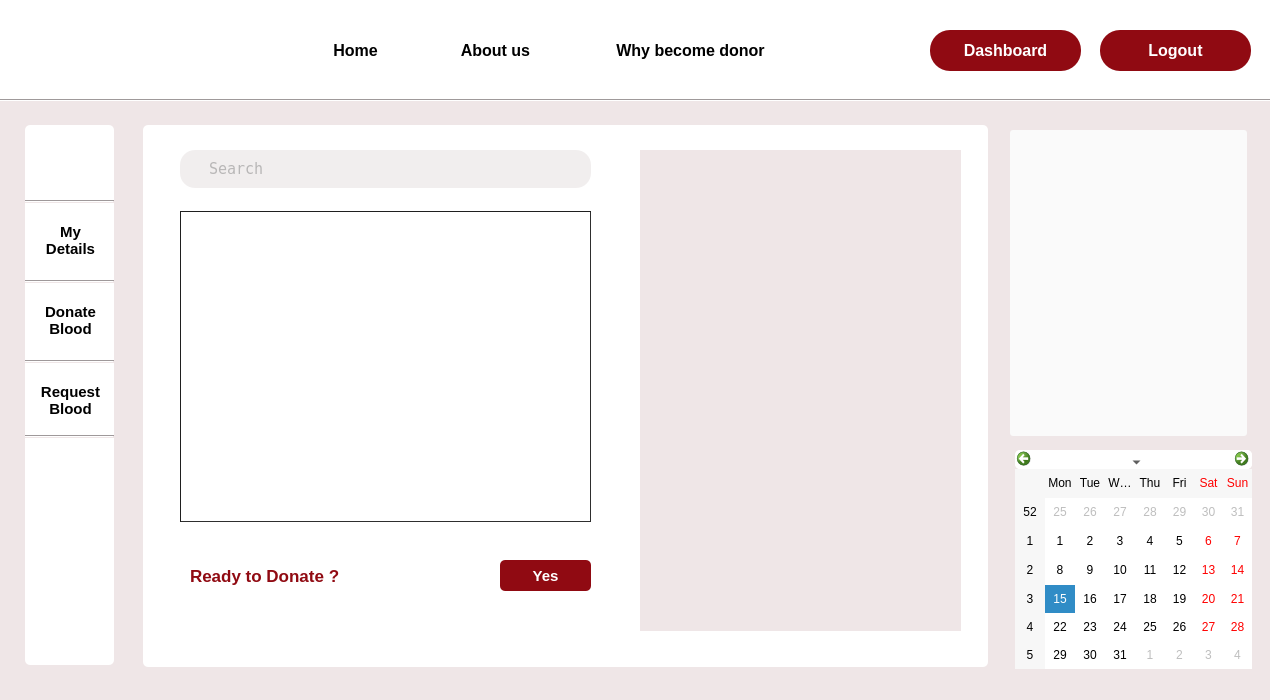
<?xml version="1.0" encoding="UTF-8"?>
<ui version="4.0">
 <class>emergencyRequest_patient</class>
 <widget class="QDialog" name="emergencyRequest_patient">
  <property name="geometry">
   <rect>
    <x>0</x>
    <y>0</y>
    <width>1270</width>
    <height>700</height>
   </rect>
  </property>
  <property name="windowTitle">
   <string>Dialog</string>
  </property>
  <property name="styleSheet">
   <string notr="true">background-color:#EFE6E7;</string>
  </property>
  <widget class="QLineEdit" name="age">
   <property name="geometry">
    <rect>
     <x>575</x>
     <y>330</y>
     <width>91</width>
     <height>50</height>
    </rect>
   </property>
   <property name="styleSheet">
    <string notr="true">*
{
border-radius:5px;
background-color:#F1EEEE;
}</string>
   </property>
   <property name="text">
    <string/>
   </property>
   <property name="placeholderText">
    <string>     Age  </string>
   </property>
  </widget>
  <widget class="QLineEdit" name="lineEdit_5">
   <property name="geometry">
    <rect>
     <x>685</x>
     <y>330</y>
     <width>121</width>
     <height>50</height>
    </rect>
   </property>
   <property name="styleSheet">
    <string notr="true">*
{
border-radius:5px;
background-color:#F1EEEE;

}</string>
   </property>
   <property name="text">
    <string>   Blood Group</string>
   </property>
  </widget>
  <widget class="QLabel" name="label_3">
   <property name="geometry">
    <rect>
     <x>143</x>
     <y>125</y>
     <width>845</width>
     <height>542</height>
    </rect>
   </property>
   <property name="styleSheet">
    <string notr="true">background-color: rgb(255, 255, 255);
border-radius:5px;</string>
   </property>
   <property name="text">
    <string/>
   </property>
  </widget>
  <widget class="QPushButton" name="about">
   <property name="geometry">
    <rect>
     <x>435</x>
     <y>30</y>
     <width>121</width>
     <height>41</height>
    </rect>
   </property>
   <property name="font">
    <font>
     <pointsize>12</pointsize>
     <bold>true</bold>
    </font>
   </property>
   <property name="cursor">
    <cursorShape>PointingHandCursor</cursorShape>
   </property>
   <property name="styleSheet">
    <string notr="true">#about

{
 background-color:rgb(255, 255, 255);
border-radius:0.5px;
}

#about::hover
{border-bottom :3px solid rgb(144, 10, 18);
color: rgb(144, 10, 18);
}</string>
   </property>
   <property name="text">
    <string>About us</string>
   </property>
  </widget>
  <widget class="QLabel" name="label_5">
   <property name="geometry">
    <rect>
     <x>40</x>
     <y>130</y>
     <width>63</width>
     <height>61</height>
    </rect>
   </property>
   <property name="cursor">
    <cursorShape>PointingHandCursor</cursorShape>
   </property>
   <property name="styleSheet">
    <string notr="true">background-color: rgb(255, 255, 255);
border-image: url(:/img/Images/Profile.png);</string>
   </property>
   <property name="text">
    <string/>
   </property>
  </widget>
  <widget class="QPushButton" name="my_details_2">
   <property name="geometry">
    <rect>
     <x>30</x>
     <y>290</y>
     <width>81</width>
     <height>61</height>
    </rect>
   </property>
   <property name="font">
    <font>
     <pointsize>11</pointsize>
     <bold>true</bold>
    </font>
   </property>
   <property name="cursor">
    <cursorShape>PointingHandCursor</cursorShape>
   </property>
   <property name="styleSheet">
    <string notr="true">*{
 background-color:rgb(255, 255, 255);
border-radius:5px;}

#my_details_2::hover
{

	color: rgb(144, 10, 18);
}
</string>
   </property>
   <property name="text">
    <string>Donate
Blood</string>
   </property>
  </widget>
  <widget class="QLabel" name="label_7">
   <property name="geometry">
    <rect>
     <x>40</x>
     <y>0</y>
     <width>81</width>
     <height>91</height>
    </rect>
   </property>
   <property name="styleSheet">
    <string notr="true">background-color:rgb(255, 255, 255);
border-image: url(:/img/Images/logo1.png);</string>
   </property>
   <property name="text">
    <string/>
   </property>
  </widget>
  <widget class="QPushButton" name="home">
   <property name="geometry">
    <rect>
     <x>300</x>
     <y>30</y>
     <width>111</width>
     <height>41</height>
    </rect>
   </property>
   <property name="font">
    <font>
     <pointsize>12</pointsize>
     <bold>true</bold>
    </font>
   </property>
   <property name="cursor">
    <cursorShape>PointingHandCursor</cursorShape>
   </property>
   <property name="styleSheet">
    <string notr="true">#home

{
 background-color:rgb(255, 255, 255);
border-radius:0.5px;
}

#home::hover
{border-bottom :3px solid rgb(144, 10, 18);
color: rgb(144, 10, 18);
}</string>
   </property>
   <property name="text">
    <string>Home</string>
   </property>
  </widget>
  <widget class="QPushButton" name="why">
   <property name="geometry">
    <rect>
     <x>580</x>
     <y>30</y>
     <width>221</width>
     <height>41</height>
    </rect>
   </property>
   <property name="font">
    <font>
     <pointsize>12</pointsize>
     <bold>true</bold>
    </font>
   </property>
   <property name="cursor">
    <cursorShape>PointingHandCursor</cursorShape>
   </property>
   <property name="styleSheet">
    <string notr="true">#why

{
 background-color:rgb(255, 255, 255);
border-radius:0.5px;
}

#why::hover
{border-bottom :3px solid rgb(144, 10, 18);
color: rgb(144, 10, 18);
}</string>
   </property>
   <property name="text">
    <string>Why become donor</string>
   </property>
  </widget>
  <widget class="QPushButton" name="my_details">
   <property name="geometry">
    <rect>
     <x>30</x>
     <y>210</y>
     <width>81</width>
     <height>61</height>
    </rect>
   </property>
   <property name="font">
    <font>
     <pointsize>11</pointsize>
     <bold>true</bold>
    </font>
   </property>
   <property name="cursor">
    <cursorShape>PointingHandCursor</cursorShape>
   </property>
   <property name="styleSheet">
    <string notr="true">#my_details
{
 background-color:rgb(255, 255, 255);
border-radius:5px;
}

#my_details::hover
{

	color: rgb(144, 10, 18);
}</string>
   </property>
   <property name="text">
    <string>My
Details</string>
   </property>
  </widget>
  <widget class="QPushButton" name="login">
   <property name="geometry">
    <rect>
     <x>930</x>
     <y>30</y>
     <width>151</width>
     <height>41</height>
    </rect>
   </property>
   <property name="font">
    <font>
     <pointsize>12</pointsize>
     <bold>true</bold>
    </font>
   </property>
   <property name="cursor">
    <cursorShape>PointingHandCursor</cursorShape>
   </property>
   <property name="styleSheet">
    <string notr="true">#login
{
 background-color:rgb(144, 10, 18);
border-radius:20px;
color:rgb(255, 255, 255)
}

#login::hover
{
background-color:white;
	color: rgb(144, 10, 18);
}</string>
   </property>
   <property name="text">
    <string>Dashboard</string>
   </property>
  </widget>
  <widget class="Line" name="line">
   <property name="geometry">
    <rect>
     <x>0</x>
     <y>99</y>
     <width>1280</width>
     <height>3</height>
    </rect>
   </property>
   <property name="orientation">
    <enum>Qt::Horizontal</enum>
   </property>
  </widget>
  <widget class="QLabel" name="label_2">
   <property name="geometry">
    <rect>
     <x>25</x>
     <y>125</y>
     <width>89</width>
     <height>540</height>
    </rect>
   </property>
   <property name="styleSheet">
    <string notr="true">background-color: rgb(255, 255, 255);
border-radius:5px;</string>
   </property>
   <property name="text">
    <string/>
   </property>
  </widget>
  <widget class="QLabel" name="label">
   <property name="geometry">
    <rect>
     <x>0</x>
     <y>0</y>
     <width>1280</width>
     <height>99</height>
    </rect>
   </property>
   <property name="styleSheet">
    <string notr="true">background-color: rgb(255, 255, 255);</string>
   </property>
   <property name="text">
    <string/>
   </property>
  </widget>
  <widget class="Line" name="line_5">
   <property name="geometry">
    <rect>
     <x>25</x>
     <y>200</y>
     <width>89</width>
     <height>3</height>
    </rect>
   </property>
   <property name="orientation">
    <enum>Qt::Horizontal</enum>
   </property>
  </widget>
  <widget class="Line" name="line_4">
   <property name="geometry">
    <rect>
     <x>25</x>
     <y>435</y>
     <width>89</width>
     <height>3</height>
    </rect>
   </property>
   <property name="orientation">
    <enum>Qt::Horizontal</enum>
   </property>
  </widget>
  <widget class="Line" name="line_3">
   <property name="geometry">
    <rect>
     <x>25</x>
     <y>360</y>
     <width>89</width>
     <height>3</height>
    </rect>
   </property>
   <property name="orientation">
    <enum>Qt::Horizontal</enum>
   </property>
  </widget>
  <widget class="Line" name="line_2">
   <property name="geometry">
    <rect>
     <x>25</x>
     <y>280</y>
     <width>89</width>
     <height>3</height>
    </rect>
   </property>
   <property name="orientation">
    <enum>Qt::Horizontal</enum>
   </property>
  </widget>
  <widget class="QCalendarWidget" name="calendarWidget">
   <property name="geometry">
    <rect>
     <x>1015</x>
     <y>450</y>
     <width>237</width>
     <height>219</height>
    </rect>
   </property>
   <property name="cursor">
    <cursorShape>PointingHandCursor</cursorShape>
   </property>
   <property name="styleSheet">
    <string notr="true">background-color: rgb(255, 255, 255);
font: 9pt &quot;Segoe UI&quot;;
border-radius:5px;</string>
   </property>
  </widget>
  <widget class="QPushButton" name="my_details_3">
   <property name="geometry">
    <rect>
     <x>30</x>
     <y>370</y>
     <width>81</width>
     <height>61</height>
    </rect>
   </property>
   <property name="font">
    <font>
     <pointsize>11</pointsize>
     <bold>true</bold>
    </font>
   </property>
   <property name="cursor">
    <cursorShape>PointingHandCursor</cursorShape>
   </property>
   <property name="styleSheet">
    <string notr="true">*{
 background-color:rgb(255, 255, 255);
border-radius:5px;}
#my_details_3::hover
{

	color: rgb(144, 10, 18);
}
</string>
   </property>
   <property name="text">
    <string>Request
Blood</string>
   </property>
  </widget>
  <widget class="QTableView" name="tableView">
   <property name="geometry">
    <rect>
     <x>180</x>
     <y>211</y>
     <width>411</width>
     <height>311</height>
    </rect>
   </property>
   <property name="styleSheet">
    <string notr="true">border-color: rgb(31, 31, 31);
background-color: rgb(255, 255, 255);
border-width : 1.2px;
border-style:inset;
</string>
   </property>
   <attribute name="verticalHeaderVisible">
    <bool>false</bool>
   </attribute>
   <attribute name="verticalHeaderHighlightSections">
    <bool>false</bool>
   </attribute>
   <attribute name="verticalHeaderShowSortIndicator" stdset="0">
    <bool>false</bool>
   </attribute>
  </widget>
  <widget class="QLineEdit" name="search">
   <property name="geometry">
    <rect>
     <x>180</x>
     <y>150</y>
     <width>411</width>
     <height>38</height>
    </rect>
   </property>
   <property name="font">
    <font>
     <family>Andale Mono</family>
     <pointsize>11</pointsize>
    </font>
   </property>
   <property name="cursor">
    <cursorShape>IBeamCursor</cursorShape>
   </property>
   <property name="styleSheet">
    <string notr="true">background-color: #F1EEEE;;
color:grey;
border-radius:15px;
font-family:Andale Mono;</string>
   </property>
   <property name="text">
    <string/>
   </property>
   <property name="placeholderText">
    <string>   Search</string>
   </property>
  </widget>
  <widget class="QLabel" name="label_19">
   <property name="geometry">
    <rect>
     <x>190</x>
     <y>560</y>
     <width>301</width>
     <height>31</height>
    </rect>
   </property>
   <property name="font">
    <font>
     <pointsize>13</pointsize>
     <bold>true</bold>
    </font>
   </property>
   <property name="styleSheet">
    <string notr="true">background-color: rgb(255, 255, 255);
color: rgb(144, 10, 18);</string>
   </property>
   <property name="text">
    <string>Ready to Donate ?</string>
   </property>
  </widget>
  <widget class="QPushButton" name="pushButton">
   <property name="geometry">
    <rect>
     <x>500</x>
     <y>560</y>
     <width>91</width>
     <height>31</height>
    </rect>
   </property>
   <property name="font">
    <font>
     <pointsize>11</pointsize>
     <bold>true</bold>
    </font>
   </property>
   <property name="cursor">
    <cursorShape>OpenHandCursor</cursorShape>
   </property>
   <property name="styleSheet">
    <string notr="true">*{background-color: rgb(144, 10, 18);
color: rgb(255, 255, 255);
border-radius:5px;}

#pushButton:hover{
	background-color: rgb(255, 255, 255);
	color: rgb(144, 10, 18);
}</string>
   </property>
   <property name="text">
    <string>Yes</string>
   </property>
  </widget>
  <widget class="QLabel" name="label_4">
   <property name="geometry">
    <rect>
     <x>640</x>
     <y>150</y>
     <width>321</width>
     <height>481</height>
    </rect>
   </property>
   <property name="styleSheet">
    <string notr="true">background-image: url(:/Images/emergency.png);
background-image:no-repeat;</string>
   </property>
   <property name="text">
    <string/>
   </property>
  </widget>
  <widget class="QPushButton" name="login_2">
   <property name="geometry">
    <rect>
     <x>1100</x>
     <y>30</y>
     <width>151</width>
     <height>41</height>
    </rect>
   </property>
   <property name="font">
    <font>
     <pointsize>12</pointsize>
     <bold>true</bold>
    </font>
   </property>
   <property name="cursor">
    <cursorShape>PointingHandCursor</cursorShape>
   </property>
   <property name="styleSheet">
    <string notr="true">#login_2
{
 background-color:rgb(144, 10, 18);
border-radius:20px;
	color: rgb(255, 255, 255);
}

#login_2::hover
{
background-color:white;
	color: rgb(144, 10, 18);
}</string>
   </property>
   <property name="text">
    <string>Logout</string>
   </property>
  </widget>
  <widget class="QPushButton" name="pushButton_4">
   <property name="geometry">
    <rect>
     <x>1010</x>
     <y>130</y>
     <width>237</width>
     <height>306</height>
    </rect>
   </property>
   <property name="styleSheet">
    <string notr="true">background-color: rgb(250, 250, 250);
border-radius:3px;
</string>
   </property>
   <property name="text">
    <string/>
   </property>
   <property name="icon">
    <iconset resource="Resources.qrc">
     <normaloff>:/Images/donor_day.JPG</normaloff>:/Images/donor_day.JPG</iconset>
   </property>
   <property name="iconSize">
    <size>
     <width>250</width>
     <height>400</height>
    </size>
   </property>
  </widget>
  <zorder>label_2</zorder>
  <zorder>label</zorder>
  <zorder>age</zorder>
  <zorder>lineEdit_5</zorder>
  <zorder>label_3</zorder>
  <zorder>about</zorder>
  <zorder>label_5</zorder>
  <zorder>my_details_2</zorder>
  <zorder>label_7</zorder>
  <zorder>home</zorder>
  <zorder>why</zorder>
  <zorder>my_details</zorder>
  <zorder>login</zorder>
  <zorder>line</zorder>
  <zorder>line_5</zorder>
  <zorder>line_4</zorder>
  <zorder>line_3</zorder>
  <zorder>line_2</zorder>
  <zorder>calendarWidget</zorder>
  <zorder>my_details_3</zorder>
  <zorder>tableView</zorder>
  <zorder>search</zorder>
  <zorder>label_19</zorder>
  <zorder>pushButton</zorder>
  <zorder>label_4</zorder>
  <zorder>login_2</zorder>
  <zorder>pushButton_4</zorder>
 </widget>
 <resources>
  <include location="Resources.qrc"/>
 </resources>
 <connections/>
</ui>
